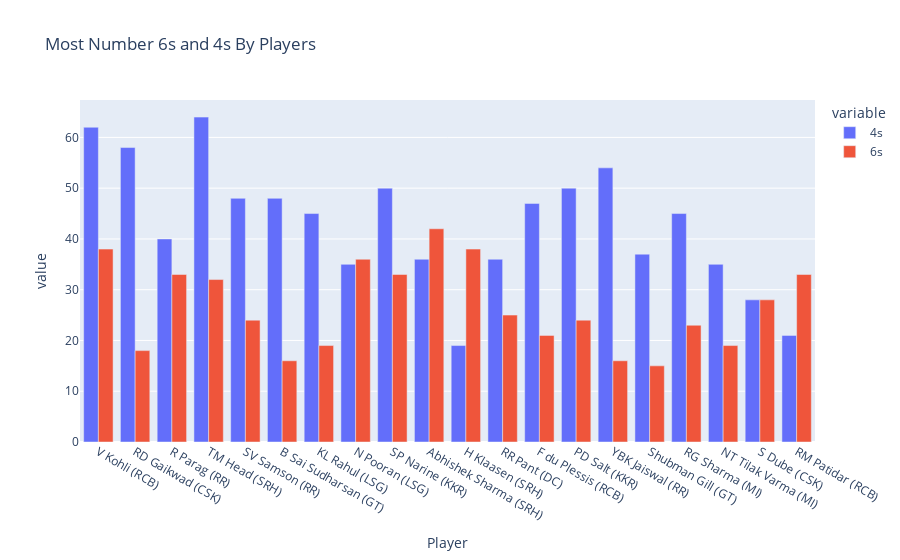

The notebook cell saved with this chart:
### Code cell
px.bar(df.head(20), x='Player', y=['4s', '6s'], title='Most Number 6s and 4s By Players', barmode='group')

### Figure 1 — Plotly figure (JSON) as saved in the notebook; plotly's stock layout.template omitted (floating-point values rounded to 4 significant figures)
{"data": [{"alignmentgroup": "True", "hovertemplate": "variable=4s<br>Player=%{x}<br>value=%{y}<extra></extra>", "legendgroup": "4s", "marker": {"color": "#636efa", "pattern": {"shape": ""}}, "name": "4s", "offsetgroup": "4s", "orientation": "v", "showlegend": true, "textposition": "auto", "type": "bar", "x": ["V Kohli (RCB)", "RD Gaikwad (CSK)", "R Parag (RR)", "TM Head (SRH)", "SV Samson (RR)", "B Sai Sudharsan (GT)", "KL Rahul (LSG)", "N Pooran (LSG)", "SP Narine (KKR)", "Abhishek Sharma (SRH)", "H Klaasen (SRH)", "RR Pant (DC)", "F du Plessis (RCB)", "PD Salt (KKR)", "YBK Jaiswal (RR)", "Shubman Gill (GT)", "RG Sharma (MI)", "NT Tilak Varma (MI)", "S Dube (CSK)", "RM Patidar (RCB)"], "xaxis": "x", "y": [62, 58, 40, 64, 48, 48, 45, 35, 50, 36, 19, 36, 47, 50, 54, 37, 45, 35, 28, 21], "yaxis": "y"}, {"alignmentgroup": "True", "hovertemplate": "variable=6s<br>Player=%{x}<br>value=%{y}<extra></extra>", "legendgroup": "6s", "marker": {"color": "#EF553B", "pattern": {"shape": ""}}, "name": "6s", "offsetgroup": "6s", "orientation": "v", "showlegend": true, "textposition": "auto", "type": "bar", "x": ["V Kohli (RCB)", "RD Gaikwad (CSK)", "R Parag (RR)", "TM Head (SRH)", "SV Samson (RR)", "B Sai Sudharsan (GT)", "KL Rahul (LSG)", "N Pooran (LSG)", "SP Narine (KKR)", "Abhishek Sharma (SRH)", "H Klaasen (SRH)", "RR Pant (DC)", "F du Plessis (RCB)", "PD Salt (KKR)", "YBK Jaiswal (RR)", "Shubman Gill (GT)", "RG Sharma (MI)", "NT Tilak Varma (MI)", "S Dube (CSK)", "RM Patidar (RCB)"], "xaxis": "x", "y": [38, 18, 33, 32, 24, 16, 19, 36, 33, 42, 38, 25, 21, 24, 16, 15, 23, 19, 28, 33], "yaxis": "y"}], "layout": {"barmode": "group", "legend": {"title": {"text": "variable"}, "tracegroupgap": 0}, "title": {"text": "Most Number 6s and 4s By Players"}, "xaxis": {"anchor": "y", "domain": [0, 1], "title": {"text": "Player"}}, "yaxis": {"anchor": "x", "domain": [0, 1], "title": {"text": "value"}}}}
